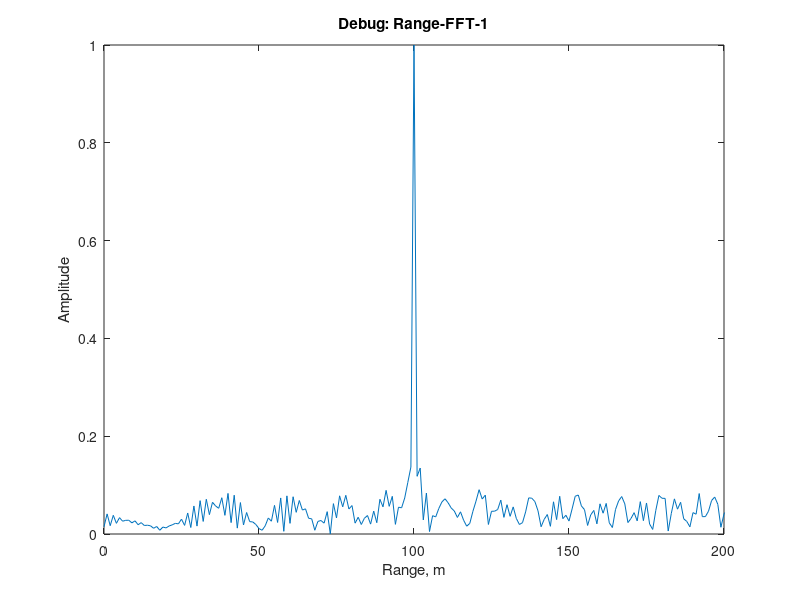
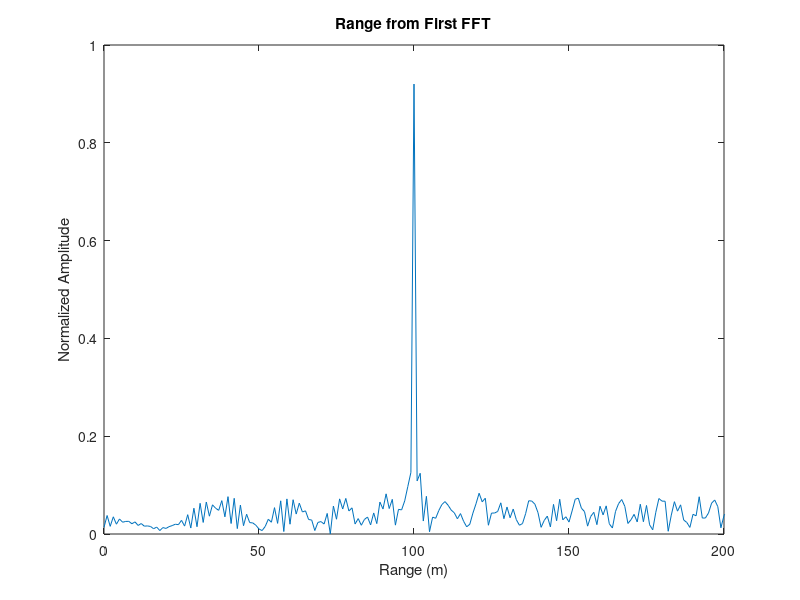
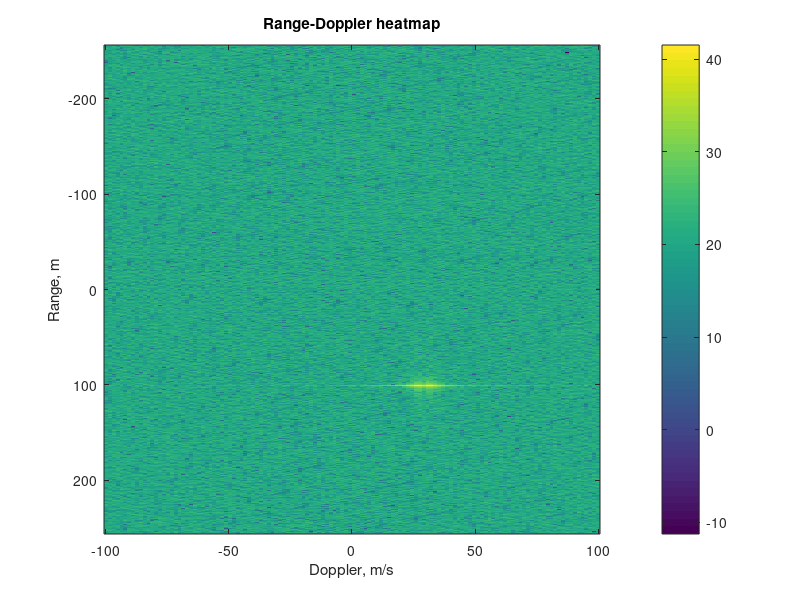

Source code (MATLAB) for these figures, in order: (Note: this script raises an error after producing the figures.)
%% Init and waveform gen
clear;
close all;
clc;

c = 3e8;

% input
fc = 77e9;
R_max = 200;
d_res = 1;
v_max = 100;
v_res = 3;

% sim target
R_target = 100;
v_target = 30;

% FMCW Waveform
Nd = 128;
Nr = 1024;

B = c / (2 * d_res);
fprintf("B=%d (Hz).\n", B);

Tchirp = 5.5 * 2 * R_max / c;
fprintf("T_{chirp}=%d (sec).\n", Tchirp);

slope = B / Tchirp;
fprintf("Slope=%d (Hz/sec).\n", slope);

t=linspace(0,Nd*Tchirp,Nr*Nd); %total time for samples

r_t = R_target + v_target * t; % target range using vel model
td = 2 * r_t / c; % propagate time
Tx = cos(2 * pi * (fc * t + (slope * t.^2) / 2));
Rx = cos(2 * pi * (fc * (t - td) + (slope * (t - td).^2) / 2) );
Mix = Tx.*Rx;

f = linspace(0, Nr/2 - 1, Nr/2) * (1 / Tchirp);
range_axis = (c * f) / (2 * slope);

figure(1);
tmp_reshaped = reshape(Mix, [Nr, Nd]);
tmp = tmp_reshaped(:, 1);
tmp_fft = fft(tmp, Nr);
tmp_half = tmp_fft(1:Nr/2);
plot(range_axis, abs(tmp_half/max(tmp_half) ) );
xlabel("Range, m"); ylabel("Amplitude"); 
xlim([0, R_max]);
title("Debug: Range-FFT-1");

%% Range-FFT
Mix_reshaped = reshape(Mix, [Nr, Nd]);
signal_fft = fft(Mix_reshaped, Nr); % FFT along the range bins
signal_fft = signal_fft / max(max(abs(signal_fft)));
signal_fft = abs(signal_fft);
signal_fft = signal_fft(1:Nr/2, :);

figure(2);
plot(range_axis, signal_fft(:, 1)); % Plot range vs FFT output for the first chirp
title('Range from First FFT');
xlabel('Range (m)'); ylabel('Normalized Amplitude'); 
axis ([0 200 0 1]);

%% Range-Doppler-FFT (provided)
sig_fft2 = fft2(Mix_reshaped, Nr, Nd);
sig_fft2 = fftshift (sig_fft2(1:Nr/2, 1:Nd));
RDM = abs(sig_fft2);
RDM = 10*log10(RDM);

doppler_axis = linspace(-100,100,Nd);
range_axis = linspace(-200,200,Nr/2)*((Nr/2)/400);
figure(3);
imagesc(doppler_axis, range_axis, RDM);
xlabel("Doppler, m/s"); ylabel("Range, m");
title("Range-Doppler heatmap");
c = colorbar; c.Label.String = 'Amplitude (dB)';
set(gca,'YDir','normal');
ylim([0, R_max]);

%% CFAR
Tr = 10; % Number of Training Cells in Range
Td = 8;  % Number of Training Cells in Doppler
Gr = 4;  % Number of Guard Cells in Range
Gd = 4;  % Number of Guard Cells in Doppler
offset = 6; % SNR threshold, dB

CFAR_mask = zeros(size(RDM));
num_training_cells = (2*Tr + 2*Gr + 1) * (2*Td + 2*Gd + 1) - (2*Gr + 1) * (2*Gd + 1);
for i = Tr+Gr+1 : (Nr/2)-(Tr+Gr)
    for j = Td+Gd+1 : Nd-(Td+Gd)
        % Extract the region of interest around the CUT
        region = RDM(i-(Tr+Gr):i+(Tr+Gr), j-(Td+Gd):j+(Td+Gd));
        
        % Exclude the Guard Cells and CUT
        training_cells = region;
        training_cells(Tr+1:end-Tr, Td+1:end-Td) = 0;
        
        % Sum the noise level in training cells (convert from dB to linear)
        noise_level = sum(db2pow(training_cells), 'all') / num_training_cells;
        
        % Calculate the threshold (convert back to dB)
        threshold = pow2db(noise_level) + offset;
        
        % Compare CUT with threshold
        if RDM(i, j) > threshold
            CFAR_mask(i, j) = 1; % Signal detected
        else
            CFAR_mask(i, j) = 0; % No signal detected
        end
    end
end

figure(4);
imagesc(doppler_axis, range_axis, CFAR_mask);
title('2D CFAR Detection');
xlabel('Doppler Velocity (m/s)'); ylabel('Range (m)');
c = colorbar; c.Label.String = 'Detection (binary)';
set(gca,'YDir','normal');
ylim([0, R_max]);
